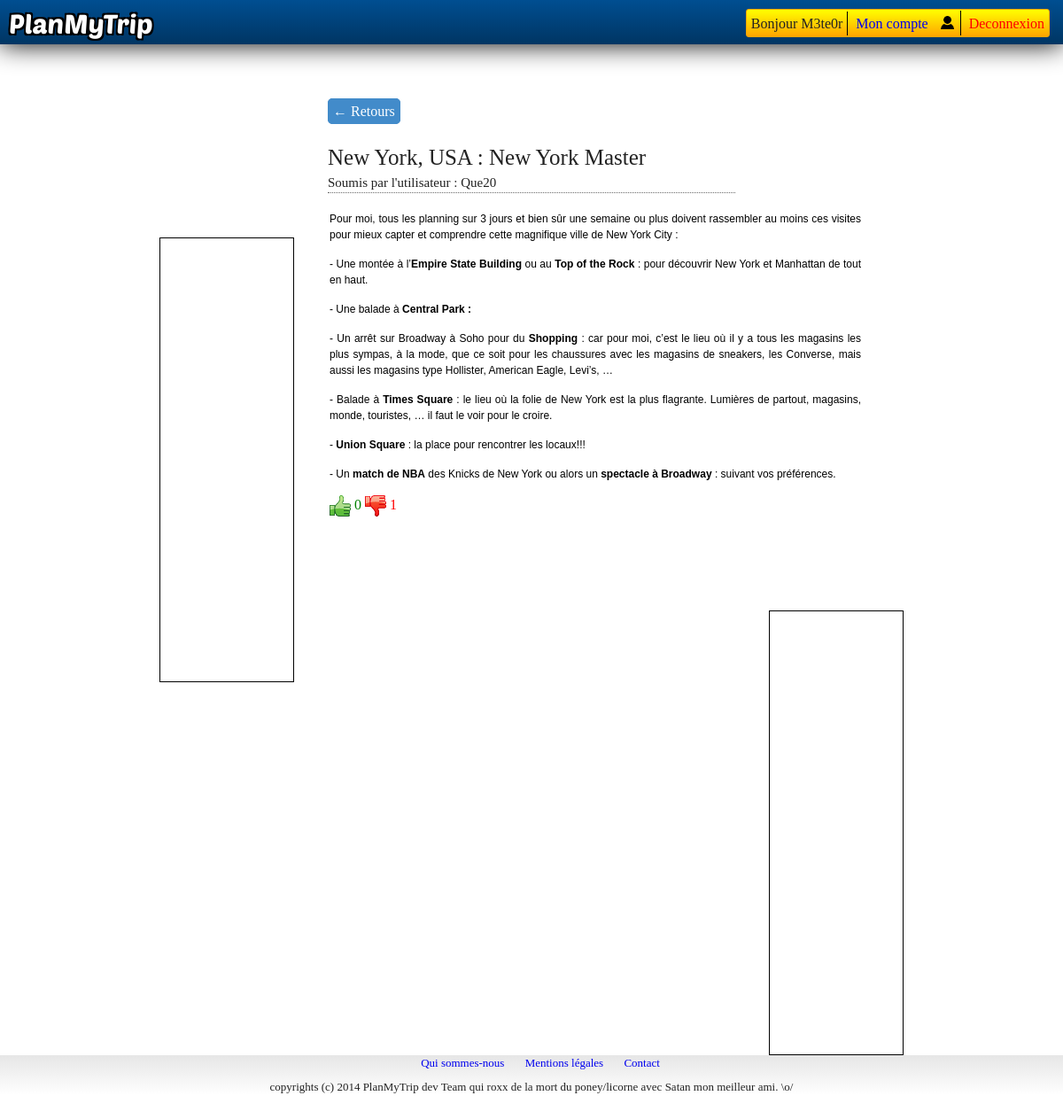
Screenshot of /pages/guide/index.php?Id_Guide=19 (signed in) with the database file from the repository.
### tables this page shows
CREATE TABLE IF NOT EXISTS `guide` (
  `Id_Guide` int(11) NOT NULL AUTO_INCREMENT,
  `Titre` text NOT NULL,
  `Contenu` text NOT NULL,
  `Id_User` int(11) NOT NULL,
  `Pays` text NOT NULL,
  `Ville` text,
  `Datetime` timestamp NOT NULL DEFAULT CURRENT_TIMESTAMP,
  `duration` int(1) NOT NULL,
  `isValide` tinyint(1) NOT NULL,
  PRIMARY KEY (`Id_Guide`),
  KEY `Id_User` (`Id_User`)
);

CREATE TABLE IF NOT EXISTS `votes` (
  `idGuide` int(11) NOT NULL,
  `nbDown` int(11) NOT NULL,
  `nbUp` int(11) NOT NULL,
  PRIMARY KEY (`idGuide`)
);

### pages/guide/index.php (the view, shortened to what this page needs)
<?php
include("../../pages/topbar.php");
if(isset($_GET['Id_Guide']))
{
    $g =  $_GET['Id_Guide'];
}
try{
	$bdd = new PDO('mysql:host=localhost;dbname=planmytrip', 'root', '');
    $bdd->setAttribute(PDO::ATTR_EMULATE_PREPARES, 1);
	$bdd->exec("set names utf8");
}catch (Exception $e){
	die('Erreur : ' . $e->getMessage());
}
?>
<?php
$requete = $bdd->prepare("SELECT * FROM guide WHERE Id_Guide LIKE ?");
$requete->execute(array($g));
while($item=$requete->fetch()){
    $user = $bdd->prepare("SELECT Pseudo FROM user WHERE Id_User LIKE ?");
    $user->execute(array($item['Id_User']));
    while($u=$user->fetch()){
	?>
	<div id="guidePage">
		<div id="guideInfos">
			<br><br>
			<a id="backBtn" href="<?php echo $_SERVER["HTTP_REFERER"];?>">&larr; Retours</a><br><br>
			<span id="guideName"><?php echo $item['Ville'].", ".$item['Pays']." : ".$item['Titre'] ?></span><br>
			<span id="guideBy">Soumis par l'utilisateur : <?php echo $u['Pseudo'] ?></span>
		</div>
		<div id="pub1"></div>
		<div id="guideText">
			<?php echo $item['Contenu'];
            ?>
        <div id="votes">
            <?php
            if(isset($_SESSION['id']))
            {
                ?>
                <a style="color:black;text-align:center;" href="index.php?Id_Guide=<?php echo $g ?>&votes=like" ><img src="../../img/up.png"></a>
            <?php
            }
            else
            {
                echo("<img src='../../img/up.png'>");
            }
            $requeteLikes = $bdd->prepare('SELECT nbUp,nbDown FROM votes WHERE idGuide =?');
            $requeteLikes->execute(array(intval($item['Id_Guide'])));
            while($likes = $requeteLikes->fetch()){
            	?>
            	<span style="color:green;"><?php echo($likes['nbUp']);?></span>
                <?php
                if(isset($_SESSION['id']))
                {
                    ?>
                    <a style="color:black" href="index.php?Id_Guide=<?php echo $g ?>&votes=dislike"><img src="../../img/down.png"></a>
                    <?php
                }
                else
                {
                    echo("<img src='../../img/down.png'>");
                }
                ?>
            	<span style="color:red;text-align:center;"><?php echo($likes['nbDown']); ?></span>
            <?php
            }
            ?>
        </div>
    </div>
		<div id="pub2"></div>
	</div>
	<?php
    }
}
?>
<?php include("../footer.php"); ?>

### css/main.css (style rules this page uses)
html, button, input, select, textarea { color: #222; }
body { font-size: 1em; line-height: 1.4; }
img { vertical-align: middle; }
body { font-family: "Myriad-Pro"; }
a { text-decoration: none; }
#backBtn { color:white; margin-top: 100px; padding: 5px; border:1px solid #428bca; background-color: #428bca; border-radius: 5px; }
#pub1 { margin-top: 50px; border:1px solid black; float: left; height: 500px; width: 150px; }
#pub2 { margin-top: 50px; border:1px solid black; float: right; height: 500px; width: 150px; }
#guidePage { padding-top: 70px; width:70%; margin:auto; }
#guideName { font-size: 25px; }
#guideBy { font-size: 15px; }
#guideText { float: left; margin-top:20px; margin-left: 40px; width: 600px; }
#guideInfos { border-bottom: 1px dotted dimgray; margin-left: 190px; margin-right: 190px; }
#votes { width: 80px; height: 80px; -border:1px solid black; }

### rows the page displays
guide: Ville "New York", Pays "USA", Titre "New York Master", Pseudo "Que20", Contenu "Pour moi, tous les planning sur 3 jours et bien sûr une semaine ou plus doivent rassembler au moins ces visites pour mieux capter et comprendre cette magnifique ville de New York City : - Une montée à l’ Empire State Building ou au Top of the Rock : pour découvrir New York et Manhattan de tout en haut. - Une balade à Central Park : - Un arrêt sur Broadway à Soho pour du Shopping : car pour moi, c’est le lieu où il y a tous les magasins les plus sympas, à la mode, que ce soit pour les chaussures avec les magasins de sneakers, les Converse, mais aussi les magasins type Hollister, American Eagle, Levi’s, … - Balade à Times Square : le lieu où la folie de New York est la plus flagrante.…"
votes: nbUp "0", nbDown "1"

### other values shown
$_SESSION['pseudo'] "M3te0r"
